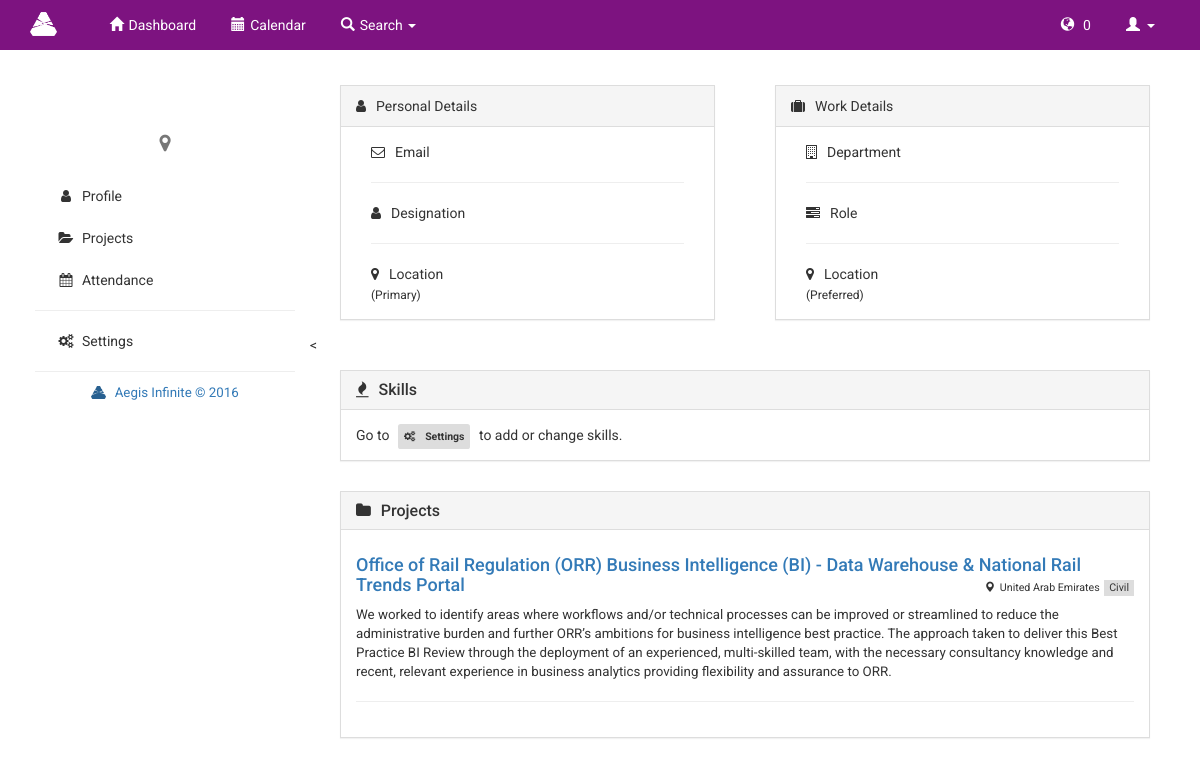
/index.php/employee, run on the app's committed database.
### tables this page shows
CREATE TABLE `projects` (
  `projectID` int(11) NOT NULL,
  `title` varchar(255) NOT NULL,
  `description` text NOT NULL,
  `startDate` date DEFAULT NULL,
  `endDate` date DEFAULT NULL,
  `projectType` varchar(255) NOT NULL,
  `projLocation` varchar(255) NOT NULL,
  `budget` float(15,2) NOT NULL,
  `completion` enum('Ongoing','Completed') NOT NULL
);

### application/controllers/employee.php (called while the page is built, shortened)
<?php
class employee extends CI_Controller {
    function __construct() {
        $this->load->helper(array('url', 'form', 'file'));
        $this->load->library(array('form_validation', 'session'));
        $this->load->database();
        $this->load->model(array('emp_model', 'admin_model'));
    }
    function index() {
        $this->profile();
    }
    function profile() {
        $id = $this->session->userdata('userID');
        $username = $this->session->userdata('username');
        $data['userID'] = $id;
        $data['username'] = $username;
        $data['email'] = $this->session->userdata('email');
        $data['fname'] = $this->session->userdata('fname');
        $data['lname'] = $this->session->userdata('lname');
        $data['role'] = $this->session->userdata('role');
        $data['sector'] = $this->session->userdata('sector');
        $data['location'] = $this->session->userdata('location');
        $data['skillName'] = $this->session->userdata('skillName');
        $data['percentage'] = $this->session->userdata('percentage');
        $data['designation'] = $this->session->userdata('designation');
        $data['plocation'] = $this->session->userdata('plocation');
        $data['availability'] = $this->session->userdata('availability');
        $data['results'] = $this->emp_model->view_skills($username);
        $data['proj'] = $this->emp_model->my_project($username);
        $data['pics'] = $this->emp_model->get_image($username);
        $data['notif'] = $this->admin_model->get_alert($id);
        $data['count'] = $this->emp_model->count_notif($id);
        $this->load->view('employee/profile/profile', $data);
    }
}

### index.php (called while the page is built, shortened)
<?php
require_once BASEPATH.'core/CodeIgniter.php';

### application/models/emp_model.php (called while the page is built, shortened)
<?php
class emp_model extends CI_Model {
    function view_skills($username) {
        $this->db->select('*');
        $this->db->from('users u');
        $this->db->join('users_skills e', 'e.userID = u.userID', 'left');
        $this->db->join('skills s', 's.skillsID = e.skillsID', 'left');
        $this->db->where('u.username', $username);
        $this->db->order_by('e.percentage', 'desc');
        $this->db->limit('5');
        $query = $this->db->get();
        $result = $query->result_array();
        if ($query->num_rows() != 0) {
            return $result;
        } else {
            return false;
        }
    }
    function my_project($username) {
        $this->db->select('*');
        $this->db->from('projects p');
        $this->db->join('projects_users e', 'e.projectID = p.projectID', 'left');
        $this->db->join('users u', 'u.userID = e.userID', 'left');
        $this->db->where('u.username', $username);
        $this->db->order_by('p.projectID', 'desc');
        $this->db->group_by('p.projectID');
        $query = $this->db->get();
        $result = $query->result_array();
        if ($query->num_rows() >= 0) {
            return $result;
        } else {
            return $result;
        }
    }
    function get_image($username) {
        $this->db->select('*');
        $this->db->from('users');
        $this->db->where('username', $username);
        $query = $this->db->get()->result();
        return $query;
    }
    function count_notif($user) {
        $this->db->select('*');
        $this->db->from('request_temp');
        $this->db->where('userID', $user);
        return $this->db->count_all_results();
    }
}
?>

### application/views/employee/profile/profile.php (the view, shortened to what this page needs)
<div class="profile container">
    <div class="row">
        <div class="profile-content col-md-9">
            <div class="col-md-6">
                <div class="panel panel-default">
                    <div class="panel-heading"><i class="fa fa-user"></i>Personal Details
                    </div>
                    <div class="panel-body">
                        <div class="col-sm-5"><i class="fa fa-envelope-o"></i>Email</div>
                        <div class="col-sm-7"><?php echo $email; ?></div>
                        <div class="col-sm-12"><hr></div>
                        <div class="col-sm-5"><i class="fa fa-user"></i>Designation</div>
                        <div class="col-sm-7"><?php echo $designation; ?></div>
                        <div class="col-sm-12"><hr></div>
                        <div class="col-sm-5"><i class="fa fa-map-marker"></i>Location <span style="font-size: 9pt;">(Primary)</span></div>
                        <div class="col-sm-7"><?php echo $location; ?></div>
                    </div>
                </div>
            </div>
            <div class="col-md-6">
                <div class="panel panel-default">
                    <div class="panel-heading">
                        <i class="fa fa-suitcase"></i>Work Details
                    </div>
                    <div class="panel-body">
                        <div class="col-sm-5"><i class="fa fa-building-o"></i>Department</div>
                        <div class="col-sm-7"><?php echo $sector; ?></div>
                        <div class="col-sm-12"><hr></div>
                        <div class="col-sm-5"><i class  ="fa fa-tasks"></i>Role</div>
                        <div class="col-sm-7"><?php echo $role; ?></div>
                        <div class="col-sm-12"><hr></div>
                        <div class="col-sm-5"><i class  ="fa fa-map-marker"></i>Location <span style="font-size: 9pt;">(Preferred)</span></div>
                        <div class="col-sm-7"><?php echo $plocation; ?></div>
                    </div>
                </div>
            </div><
            <div class="col-md-12">
                <div class="panel panel-default">
                    <div class="panel-heading">
                        <h3 class="panel-title"><i class="fa fa-fire"></i>Skills</h3>
                    </div>
                    <div class="panel-body">
                        Go to <span class="label label-add"><i class="fa fa-cogs"></i>Settings</span> to add or change skills.
                    </div>
                </div>
            </div>
            <div class="col-md-12">
                <div class="panel panel-default">
                    <div class="panel-heading">
                        <h3 class="panel-title"><i class="fa fa-folder"></i>Projects</h3>
                    </div>
                    <div class="panel-body">
                        <?php foreach ($proj as $data) { ?>
                            <h4> <a href="<?php echo base_url() . 'employee/view_projects/' . $data['projectID']; ?>"><?php echo $data['title']; ?> </a>
                                <div class="pull-right">
                                    <label class="location"><span class="glyphicon glyphicon-map-marker"></span><?php echo $data['projLocation'] ?></label>
                                    <label class="date"><?php echo $data['projectType'] ?></label>
                                </div>
                            </h4>
                            <p class="desc"><?php echo $data['description']; ?> </p>
                            <hr>
                        <?php } ?>
                    </div>
                </div>
            </div>
        </div>
    </div>
</div>

### css/navbar.css (style rules this page uses)
body { font-family: 'Roboto', sans-serif; }
.label,.glyphicon { margin-right: 5px; margin-left: 5px; }

### css/admin.css (style rules this page uses)
a { text-decoration: none; }
.panel { border-radius: 0px; margin: 15px; }
.panel-heading { border-radius: 0px; }
.panel-heading>.fa { margin-right: 10px; }

### css/profile.css (style rules this page uses)
.profile { margin-bottom: 20px; padding-left: 20px; padding-right: 20px; }
.profile-content .fa { margin-right: 10px; }
.profile-content .panel { border-radius: 0px; }
.profile .col-md-9 { padding-right: 0px; padding-left: 0px; }
p.desc { font-size: 10pt; }
label.location { font-size: 8pt; font-weight: 400; }
label.date { font-size: 8pt; font-weight: 400; background-color: #ddd; padding: 2px 5px; }
.label-add { background-color: #ddd; color: #333; padding: 6px; }

### css/table.css (style rules this page uses)
* { margin: 0; padding: 0; }

### data on the page
projects: title "Office of Rail Regulation (ORR) Business Intelligence (BI) - Data Warehouse & National Rail Trends Portal", projLocation "United Arab Emirates", projectType "Civil", description "We worked to identify areas where workflows and/or technical processes can be improved or streamlined to reduce the administrative burden and further ORR’s ambitions for business intelligence best practice. The approach taken to deliver this Best Practice BI Review through the deployment of an experienced, multi-skilled team, with the necessary consultancy knowledge and recent, relevant experience in business analytics providing flexibility and assurance to ORR."

### other printed values
$count "0"
